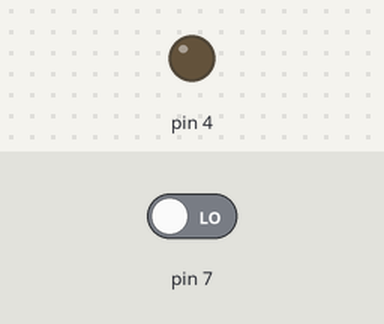
Bench run of a sketch on a simulated Arduino Uno, built with avr-gcc and run on an emulated ATmega328P. On the bench: output pins drawn as LEDs (lit = HIGH). Inputs (shaded band) come from the test bench; at power-on: pin 7 LOW.

Above: at 1.2 s.
1.3 s: pin 7 driven HIGH
At 3.0 s:
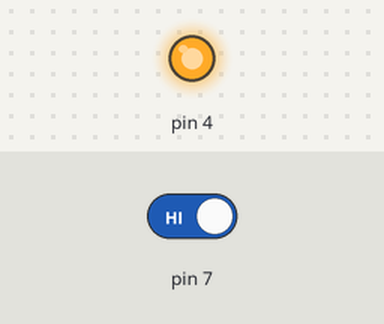
4.3 s: pin 7 driven LOW
At 6.5 s:
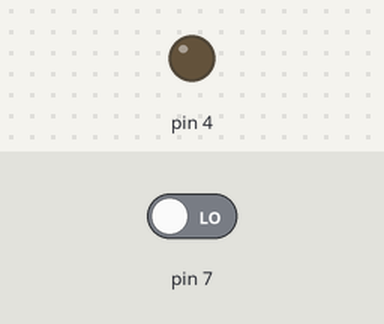
Timing chart, 0 to 8.0 s (numbered marks = the images above; inputs shaded):
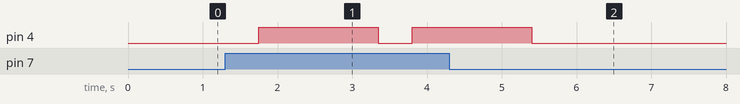

Measured:
- after the input at 1.3 s, pin 4: LOW → HIGH after 0.45 s, → LOW 1.6 s later, → HIGH 0.45 s later
- after the input at 4.3 s, pin 4: goes on until 5.4 s, then stays LOW

The sketch:

code_send_rf.ino
```cpp
/*
  Example for different sending methods

  https://github.com/sui77/rc-switch/

*/
#include <RCSwitch.h>

//specific code
char code[100]="000001000010";
short int pulse=320, repeat=5;
RCSwitch mySwitch = RCSwitch();
void setup() {

  Serial.begin(9600);

  // Transmitter is connected to Arduino Pin #10
  mySwitch.enableTransmit(10);

  // Optional set protocol (default is 1, will work for most outlets)
  mySwitch.setProtocol(11);

  // Optional set pulse length.
  mySwitch.setPulseLength(pulse);

  // Optional set number of transmission repetitions.
  mySwitch.setRepeatTransmit(repeat);
  pinMode(4, OUTPUT);
  pinMode(7, INPUT);

}

void loop() {
  short int but_state;
  but_state=digitalRead(7);
  if (but_state==HIGH) {
    mySwitch.send(code);
    digitalWrite(4, HIGH);
    delay(pulse*repeat);
  }
  digitalWrite(4, LOW);

}
```
